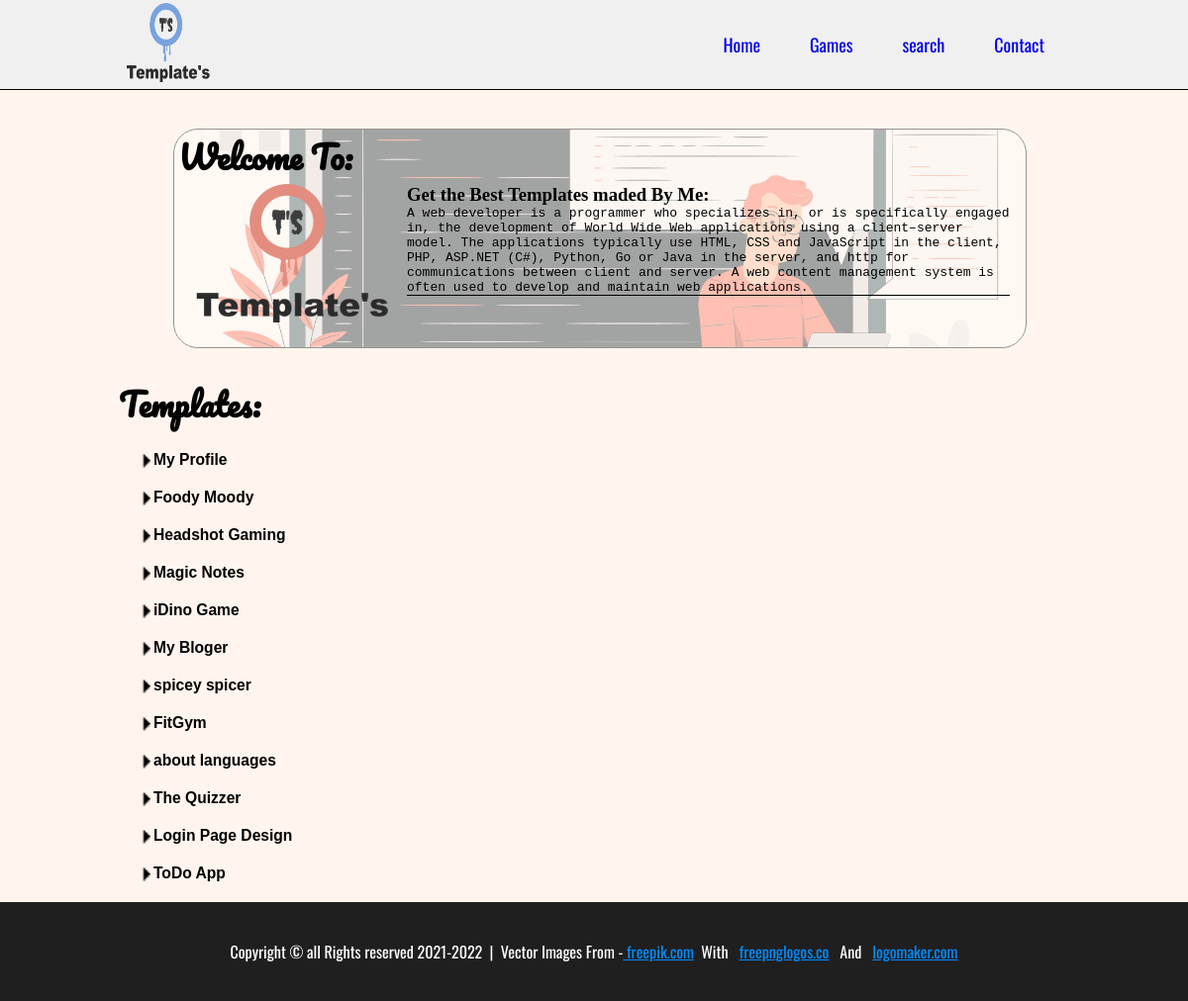
The page / on the database its author committed.
### main.py (models this page shows, shortened)
class Weblinks(db.Model):
    sno = db.Column(db.Integer, primary_key=True)
    typeof = db.Column(db.Integer, nullable=False)
    webname = db.Column(db.String(50), nullable=False)
    link = db.Column(db.String(110), nullable=False)
    about = db.Column(db.String(99999), nullable=False)
    readmin = db.Column(db.String(11), nullable=False)
    datetime = db.Column(db.String(12), nullable=False)

### main.py (the view, shortened to what this page needs)
@app.route('/', methods=["GET", "POST"])
def home():
    post = Weblinks.query.filter_by().all()
    return render_template('index.html', params=params, post=post)

### templates/index.html (shortened to what this page needs)
{% extends "layout.html" %}
{% block body %}
<div class="Content m-auto">
    <div class="welcome-fold m-auto">
        <h1>Welcome To:</h1>
        <div class="flex">
            <div class="front">
                <img src="{{ url_for('static', filename='img/logoprev.png') }}" alt="">
            </div>
            <div class="flex flex-collem">
                <h3> Get the Best Templates maded By Me: </h3>
                <p>A web developer is a programmer who specializes in, or is specifically engaged in, the
                    development of World Wide Web applications using a client–server model. The applications
                    typically use HTML, CSS and JavaScript in the client, PHP, ASP.NET (C#), Python, Go or Java in
                    the server, and http for communications between client and server. A web content management
                    system is often used to develop and maintain web applications.</p>
                <div style="border-bottom: 1px solid black;"></div>
            </div>
        </div>
    </div>
    <div class="templates m-auto">
        <h1>Templates:</h1>
        <div class="templates-links">
            {% for posts in post %}
            <div class="temp flex flex-collem">
                <button id="btn{{ posts.sno }}" class=" opean-more flex align-center">
                    <img class="arrow {{ posts.sno }}" height="15px" width="15px"
                        src="{{ url_for('static', filename='img/ico-plus.png') }}" alt="">
                    <h3> {{ posts.webname }} </h3>
                </button>
            </div>
            {% endfor %}
        </div>
    </div>
</div>
{% endblock %}

### templates/layout.html (shortened to what this page needs)
<!DOCTYPE html>
<html lang="en">
<head>
    <link rel="stylesheet" href="{{ url_for('static', filename='css/style.css') }}" />
    <link rel="stylesheet" href="{{ url_for('static', filename='css/utils.css') }}" />
    <link rel="stylesheet" href="{{ url_for('static', filename='css/responcive.css') }}">
    <link rel="stylesheet" href="https://cdnjs.cloudflare.com/ajax/libs/font-awesome/4.7.0/css/font-awesome.min.css">
</head>
<body>
    <nav>
        <div class="navigation flex flex-center" id="navigation">
            <div class="logo">
                <a href="/">
                    <img src="{{ url_for('static', filename='img/logoprev.png') }}" alt="Logo">
                </a>
            </div>
            <ul class="flex" id="navul">
                <a href="/" class="links fst">
                    <li class="scroll">Home</li>
                </a>
                <a href="/games" class="links">
                    <li class="scroll">Games</li>
                </a>
                <a href="/search" class="links">
                    <li class="scroll">search</li>
                </a>
                <a href="/contact" class="links">
                    <li class="scroll">Contact</li>
                </a>
            </ul>
        </div>
    </nav>
    {% block body %} {% endblock %}
    <footer class="flex footer flex-center">
        Copyright &copy; all Rights reserved &#8205; <span id="year-holder"></span>
        <span class="space">&#8205; &#8205; | &#8205; &#8205;</span>
        <div>
            Vector Images From -<a href="https://www.freepik.com/vectors" target="_blank"> freepik.com</a>
        </div>
        <br>
        <div>
            <span class="and"> &#8205; &#8205; With &#8205; &#8205; </span>
            <a href="https://www.freepnglogos.com" target="_blank">freepnglogos.co</a>
            <span class="and"> &#8205; &#8205; And &#8205; &#8205; </span>
            <a href="https://secure.logomaker.com/" target="_blank">logomaker.com</a>
        </div>
    </footer>
</body>
</html>

### static/css/style.css (style rules this page uses)
* { padding: 0; margin: 0; }
body { background: seashell; }
nav { background-color: rgb(240, 240, 240); border-bottom: 1px solid #000; position: fixed; width: 100%; z-index: 999; top: 0; }
.navigation { height: 90px; position: relative; width: 90vw; margin: 0 auto; }
nav ul { position: absolute; right: 60px; }
nav ul li { list-style: none; padding: 5px; margin: 10px 20px; }
.links { text-decoration: none; font-size: 18px; font-family: "Oswald", sans-serif; }
.logo { position: absolute; left: 60px; }
.logo img { width: 100px; height: 80px; filter: hue-rotate(216deg); }
.Content { background-color: seashell; padding-top: 50px; }
.welcome-fold { width: 70vw; position: relative; z-index: 1; margin-top: 80px !important; }
.welcome-fold::before { content: ""; position: absolute; width: 100%; height: 100%; background: url("../img/4498903.jpg"); z-index: -1; background-repeat: no-repeat; background-position: left; background-size: cover; opacity: 0.4; border-radius: 25px; border: 1px solid #000; padding: 10px; right: -17px; }
.welcome-fold h1 { font-family: "Pacifico", cursive; }
.welcome-fold h3 { font-family: cursive; }
.welcome-fold p { font-family: monospace; }
.templates { width: 80vw; padding-top: 50px; }
.templates h1 { font-family: "Pacifico", cursive; }
.opean-more { background: transparent; border: none; cursor: pointer; outline: none; }
.temp { margin: 20px; }
footer { background: rgb(31, 31, 31); color: white; height: 100px; font-family: "Oswald", sans-serif; }
footer a { color: rgb(0, 140, 255); }

### static/css/utils.css (style rules this page uses)
.flex { display: flex; }
html { scroll-behavior: smooth; }
.flex-center { align-items: center; justify-content: center; text-align: center; }
.m-auto { margin: auto; }
.flex-collem { flex-direction: column; }
.align-center { align-items: center; }
.container, .Content { min-height: 80vh; }
button { cursor: pointer; }
.arrow { transition: all 200ms ease-in; }

### rows shown on the page
Weblinks: webname "My Profile"
Weblinks: webname "Foody Moody"
Weblinks: webname "Headshot Gaming"
Weblinks: webname "Magic Notes"
Weblinks: webname "iDino Game"
Weblinks: webname "My Bloger"
Weblinks: webname "spicey spicer"
Weblinks: webname "FitGym"
Weblinks: webname "about languages"
Weblinks: webname "The Quizzer"
Weblinks: webname "Login Page Design"
Weblinks: webname "ToDo App"
